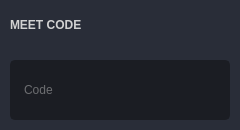
      <widget class="QFrame" name="frame_meet">
       <property name="geometry">
        <rect>
         <x>0</x>
         <y>0</y>
         <width>240</width>
         <height>130</height>
        </rect>
       </property>
       <property name="styleSheet">
        <string notr="true">background-color: rgb(41, 45, 56);
border-radius: 5px;
</string>
       </property>
       <property name="frameShape">
        <enum>QFrame::StyledPanel</enum>
       </property>
       <property name="frameShadow">
        <enum>QFrame::Raised</enum>
       </property>
       <widget class="QFrame" name="frame_code_title_bar">
        <property name="geometry">
         <rect>
          <x>0</x>
          <y>0</y>
          <width>240</width>
          <height>50</height>
         </rect>
        </property>
        <property name="styleSheet">
         <string notr="true">/* LINE EDIT */
QLineEdit {
	background-color: rgb(27, 29, 35);
	border-radius: 5px;
	border: 2px solid rgb(27, 29, 35);
	padding-left: 10px;
}
QLineEdit:hover {
	border: 2px solid rgb(64, 71, 88);
}
QLineEdit:focus {
	border: 2px solid rgb(91, 101, 124);
}

/* SCROLL BARS */
QScrollBar:horizontal {
    border: none;
    background: rgb(52, 59, 72);
    height: 14px;
    margin: 0px 21px 0 21px;
	border-radius: 0px;
}
QScrollBar::handle:horizontal {
    background: rgb(85, 170, 255);
    min-width: 25px;
	border-radius: 7px
}
QScrollBar::add-line:horizontal {
    border: none;
    background: rgb(55, 63, 77);
    width: 20px;
	border-top-right-radius: 7px;
    border-bottom-right-radius: 7px;
    subcontrol-position: right;
    subcontrol-origin: margin;
}
QScrollBar::sub-line:horizontal {
    border: none;
    background: rgb(55, 63, 77);
    width: 20px;
	border-top-left-radius: 7px;
    border-bottom-left-radius: 7px;
    subcontrol-position: left;
    subcontrol-origin: margin;
}
QScrollBar::up-arrow:horizontal, QScrollBar::down-arrow:horizontal
{
     background: none;
}
QScrollBar::add-page:horizontal, QScrollBar::sub-page:horizontal
{
     background: none;
}
 QScrollBar:vertical {
	border: none;
    background: rgb(52, 59, 72);
    width: 14px;
    margin: 21px 0 21px 0;
	border-radius: 0px;
 }
 QScrollBar::handle:vertical {	
	background: rgb(85, 170, 255);
    min-height: 25px;
	border-radius: 7px
 }
 QScrollBar::add-line:vertical {
     border: none;
    background: rgb(55, 63, 77);
     height: 20px;
	border-bottom-left-radius: 7px;
    border-bottom-right-radius: 7px;
     subcontrol-position: bottom;
     subcontrol-origin: margin;
 }
 QScrollBar::sub-line:vertical {
	border: none;
    background: rgb(55, 63, 77);
     height: 20px;
	border-top-left-radius: 7px;
    border-top-right-radius: 7px;
     subcontrol-position: top;
     subcontrol-origin: margin;
 }
 QScrollBar::up-arrow:vertical, QScrollBar::down-arrow:vertical {
     background: none;
 }

 QScrollBar::add-page:vertical, QScrollBar::sub-page:vertical {
     background: none;
 }

/* CHECKBOX */
QCheckBox::indicator {
    border: 3px solid rgb(52, 59, 72);
	width: 15px;
	height: 15px;
	border-radius: 10px;
    background: rgb(44, 49, 60);
}
QCheckBox::indicator:hover {
    border: 3px solid rgb(58, 66, 81);
}
QCheckBox::indicator:checked {
    background: 3px solid rgb(52, 59, 72);
	border: 3px solid rgb(52, 59, 72);	
	background-image: url(:/16x16/icons/16x16/cil-check-alt.png);
}

/* RADIO BUTTON */
QRadioButton::indicator {
    border: 3px solid rgb(52, 59, 72);
	width: 15px;
	height: 15px;
	border-radius: 10px;
    background: rgb(44, 49, 60);
}
QRadioButton::indicator:hover {
    border: 3px solid rgb(58, 66, 81);
}
QRadioButton::indicator:checked {
    background: 3px solid rgb(94, 106, 130);
	border: 3px solid rgb(52, 59, 72);	
}

/* COMBOBOX */
QComboBox{
	background-color: rgb(27, 29, 35);
	border-radius: 5px;
	border: 2px solid rgb(27, 29, 35);
	padding: 5px;
	padding-left: 10px;
}
QComboBox:hover{
	border: 2px solid rgb(64, 71, 88);
}
QComboBox::drop-down {
	subcontrol-origin: padding;
	subcontrol-position: top right;
	width: 25px; 
	border-left-width: 3px;
	border-left-color: rgba(39, 44, 54, 150);
	border-left-style: solid;
	border-top-right-radius: 3px;
	border-bottom-right-radius: 3px;	
	background-image: url(:/16x16/icons/16x16/cil-arrow-bottom.png);
	background-position: center;
	background-repeat: no-reperat;
 }
QComboBox QAbstractItemView {
	color: rgb(85, 170, 255);	
	background-color: rgb(27, 29, 35);
	padding: 10px;
	selection-background-color: rgb(39, 44, 54);
}

/* SLIDERS */
QSlider::groove:horizontal {
    border-radius: 9px;
    height: 18px;
	margin: 0px;
	background-color: rgb(52, 59, 72);
}
QSlider::groove:horizontal:hover {
	background-color: rgb(55, 62, 76);
}
QSlider::handle:horizontal {
    background-color: rgb(85, 170, 255);
    border: none;
    height: 18px;
    width: 18px;
    margin: 0px;
	border-radius: 9px;
}
QSlider::handle:horizontal:hover {
    background-color: rgb(105, 180, 255);
}
QSlider::handle:horizontal:pressed {
    background-color: rgb(65, 130, 195);
}

QSlider::groove:vertical {
    border-radius: 9px;
    width: 18px;
    margin: 0px;
	background-color: rgb(52, 59, 72);
}
QSlider::groove:vertical:hover {
	background-color: rgb(55, 62, 76);
}
QSlider::handle:vertical {
    background-color: rgb(85, 170, 255);
	border: none;
    height: 18px;
    width: 18px;
    margin: 0px;
	border-radius: 9px;
}
QSlider::handle:vertical:hover {
    background-color: rgb(105, 180, 255);
}
QSlider::handle:vertical:pressed {
    background-color: rgb(65, 130, 195);
}

</string>
        </property>
        <property name="frameShape">
         <enum>QFrame::StyledPanel</enum>
        </property>
        <property name="frameShadow">
         <enum>QFrame::Raised</enum>
        </property>
        <widget class="QLabel" name="label_code_title">
         <property name="geometry">
          <rect>
           <x>10</x>
           <y>10</y>
           <width>220</width>
           <height>30</height>
          </rect>
         </property>
         <property name="palette">
          <palette>
           <active>
            <colorrole role="WindowText">
             <brush brushstyle="SolidPattern">
              <color alpha="255">
               <red>210</red>
               <green>210</green>
               <blue>210</blue>
              </color>
             </brush>
            </colorrole>
            <colorrole role="Button">
             <brush brushstyle="SolidPattern">
              <color alpha="255">
               <red>41</red>
               <green>45</green>
               <blue>56</blue>
              </color>
             </brush>
            </colorrole>
            <colorrole role="Base">
             <brush brushstyle="SolidPattern">
              <color alpha="255">
               <red>41</red>
               <green>45</green>
               <blue>56</blue>
              </color>
             </brush>
            </colorrole>
            <colorrole role="Window">
             <brush brushstyle="SolidPattern">
              <color alpha="255">
               <red>41</red>
               <green>45</green>
               <blue>56</blue>
              </color>
             </brush>
            </colorrole>
           </active>
           <inactive>
            <colorrole role="WindowText">
             <brush brushstyle="SolidPattern">
              <color alpha="255">
               <red>210</red>
               <green>210</green>
               <blue>210</blue>
              </color>
             </brush>
            </colorrole>
            <colorrole role="Button">
             <brush brushstyle="SolidPattern">
              <color alpha="255">
               <red>41</red>
               <green>45</green>
               <blue>56</blue>
              </color>
             </brush>
            </colorrole>
            <colorrole role="Base">
             <brush brushstyle="SolidPattern">
              <color alpha="255">
               <red>41</red>
               <green>45</green>
               <blue>56</blue>
              </color>
             </brush>
            </colorrole>
            <colorrole role="Window">
             <brush brushstyle="SolidPattern">
              <color alpha="255">
               <red>41</red>
               <green>45</green>
               <blue>56</blue>
              </color>
             </brush>
            </colorrole>
           </inactive>
           <disabled>
            <colorrole role="WindowText">
             <brush brushstyle="SolidPattern">
              <color alpha="255">
               <red>190</red>
               <green>190</green>
               <blue>190</blue>
              </color>
             </brush>
            </colorrole>
            <colorrole role="Button">
             <brush brushstyle="SolidPattern">
              <color alpha="255">
               <red>41</red>
               <green>45</green>
               <blue>56</blue>
              </color>
             </brush>
            </colorrole>
            <colorrole role="Base">
             <brush brushstyle="SolidPattern">
              <color alpha="255">
               <red>41</red>
               <green>45</green>
               <blue>56</blue>
              </color>
             </brush>
            </colorrole>
            <colorrole role="Window">
             <brush brushstyle="SolidPattern">
              <color alpha="255">
               <red>41</red>
               <green>45</green>
               <blue>56</blue>
              </color>
             </brush>
            </colorrole>
           </disabled>
          </palette>
         </property>
         <property name="font">
          <font>
           <family>Segoe UI</family>
           <weight>75</weight>
           <bold>true</bold>
          </font>
         </property>
         <property name="text">
          <string>MEET CODE</string>
         </property>
        </widget>
       </widget>
       <widget class="QFrame" name="frame_code_input_bar">
        <property name="geometry">
         <rect>
          <x>0</x>
          <y>50</y>
          <width>240</width>
          <height>80</height>
         </rect>
        </property>
        <property name="styleSheet">
         <string notr="true">/* LINE EDIT */
QLineEdit {
	background-color: rgb(27, 29, 35);
	border-radius: 5px;
	border: 2px solid rgb(27, 29, 35);
	padding-left: 10px;
}
QLineEdit:hover {
	border: 2px solid rgb(64, 71, 88);
}
QLineEdit:focus {
	border: 2px solid rgb(91, 101, 124);
}

/* SCROLL BARS */
QScrollBar:horizontal {
    border: none;
    background: rgb(52, 59, 72);
    height: 14px;
    margin: 0px 21px 0 21px;
	border-radius: 0px;
}
QScrollBar::handle:horizontal {
    background: rgb(85, 170, 255);
    min-width: 25px;
	border-radius: 7px
}
QScrollBar::add-line:horizontal {
    border: none;
    background: rgb(55, 63, 77);
    width: 20px;
	border-top-right-radius: 7px;
    border-bottom-right-radius: 7px;
    subcontrol-position: right;
    subcontrol-origin: margin;
}
QScrollBar::sub-line:horizontal {
    border: none;
    background: rgb(55, 63, 77);
    width: 20px;
	border-top-left-radius: 7px;
    border-bottom-left-radius: 7px;
    subcontrol-position: left;
    subcontrol-origin: margin;
}
QScrollBar::up-arrow:horizontal, QScrollBar::down-arrow:horizontal
{
     background: none;
}
QScrollBar::add-page:horizontal, QScrollBar::sub-page:horizontal
{
     background: none;
}
 QScrollBar:vertical {
	border: none;
    background: rgb(52, 59, 72);
    width: 14px;
    margin: 21px 0 21px 0;
	border-radius: 0px;
 }
 QScrollBar::handle:vertical {	
	background: rgb(85, 170, 255);
    min-height: 25px;
	border-radius: 7px
 }
 QScrollBar::add-line:vertical {
     border: none;
    background: rgb(55, 63, 77);
     height: 20px;
	border-bottom-left-radius: 7px;
    border-bottom-right-radius: 7px;
     subcontrol-position: bottom;
     subcontrol-origin: margin;
 }
 QScrollBar::sub-line:vertical {
	border: none;
    background: rgb(55, 63, 77);
     height: 20px;
	border-top-left-radius: 7px;
    border-top-right-radius: 7px;
     subcontrol-position: top;
     subcontrol-origin: margin;
 }
 QScrollBar::up-arrow:vertical, QScrollBar::down-arrow:vertical {
     background: none;
 }

 QScrollBar::add-page:vertical, QScrollBar::sub-page:vertical {
     background: none;
 }

/* CHECKBOX */
QCheckBox::indicator {
    border: 3px solid rgb(52, 59, 72);
	width: 15px;
	height: 15px;
	border-radius: 10px;
    background: rgb(44, 49, 60);
}
QCheckBox::indicator:hover {
    border: 3px solid rgb(58, 66, 81);
}
QCheckBox::indicator:checked {
    background: 3px solid rgb(52, 59, 72);
	border: 3px solid rgb(52, 59, 72);	
	background-image: url(:/16x16/icons/16x16/cil-check-alt.png);
}

/* RADIO BUTTON */
QRadioButton::indicator {
    border: 3px solid rgb(52, 59, 72);
	width: 15px;
	height: 15px;
	border-radius: 10px;
    background: rgb(44, 49, 60);
}
QRadioButton::indicator:hover {
    border: 3px solid rgb(58, 66, 81);
}
QRadioButton::indicator:checked {
    background: 3px solid rgb(94, 106, 130);
	border: 3px solid rgb(52, 59, 72);	
}

/* COMBOBOX */
QComboBox{
	background-color: rgb(27, 29, 35);
	border-radius: 5px;
	border: 2px solid rgb(27, 29, 35);
	padding: 5px;
	padding-left: 10px;
}
QComboBox:hover{
	border: 2px solid rgb(64, 71, 88);
}
QComboBox::drop-down {
	subcontrol-origin: padding;
	subcontrol-position: top right;
	width: 25px; 
	border-left-width: 3px;
	border-left-color: rgba(39, 44, 54, 150);
	border-left-style: solid;
	border-top-right-radius: 3px;
	border-bottom-right-radius: 3px;	
	background-image: url(:/16x16/icons/16x16/cil-arrow-bottom.png);
	background-position: center;
	background-repeat: no-reperat;
 }
QComboBox QAbstractItemView {
	color: rgb(85, 170, 255);	
	background-color: rgb(27, 29, 35);
	padding: 10px;
	selection-background-color: rgb(39, 44, 54);
}

/* SLIDERS */
QSlider::groove:horizontal {
    border-radius: 9px;
    height: 18px;
	margin: 0px;
	background-color: rgb(52, 59, 72);
}
QSlider::groove:horizontal:hover {
	background-color: rgb(55, 62, 76);
}
QSlider::handle:horizontal {
    background-color: rgb(85, 170, 255);
    border: none;
    height: 18px;
    width: 18px;
    margin: 0px;
	border-radius: 9px;
}
QSlider::handle:horizontal:hover {
    background-color: rgb(105, 180, 255);
}
QSlider::handle:horizontal:pressed {
    background-color: rgb(65, 130, 195);
}

QSlider::groove:vertical {
    border-radius: 9px;
    width: 18px;
    margin: 0px;
	background-color: rgb(52, 59, 72);
}
QSlider::groove:vertical:hover {
	background-color: rgb(55, 62, 76);
}
QSlider::handle:vertical {
    background-color: rgb(85, 170, 255);
	border: none;
    height: 18px;
    width: 18px;
    margin: 0px;
	border-radius: 9px;
}
QSlider::handle:vertical:hover {
    background-color: rgb(105, 180, 255);
}
QSlider::handle:vertical:pressed {
    background-color: rgb(65, 130, 195);
}

</string>
        </property>
        <property name="frameShape">
         <enum>QFrame::StyledPanel</enum>
        </property>
        <property name="frameShadow">
         <enum>QFrame::Sunken</enum>
        </property>
        <widget class="QLineEdit" name="input_code">
         <property name="geometry">
          <rect>
           <x>10</x>
           <y>10</y>
           <width>220</width>
           <height>60</height>
          </rect>
         </property>
         <property name="palette">
          <palette>
           <active>
            <colorrole role="WindowText">
             <brush brushstyle="SolidPattern">
              <color alpha="255">
               <red>190</red>
               <green>190</green>
               <blue>190</blue>
              </color>
             </brush>
            </colorrole>
            <colorrole role="Button">
             <brush brushstyle="SolidPattern">
              <color alpha="255">
               <red>27</red>
               <green>29</green>
               <blue>35</blue>
              </color>
             </brush>
            </colorrole>
            <colorrole role="Text">
             <brush brushstyle="SolidPattern">
              <color alpha="255">
               <red>190</red>
               <green>190</green>
               <blue>190</blue>
              </color>
             </brush>
            </colorrole>
            <colorrole role="Base">
             <brush brushstyle="SolidPattern">
              <color alpha="255">
               <red>27</red>
               <green>29</green>
               <blue>35</blue>
              </color>
             </brush>
            </colorrole>
            <colorrole role="Window">
             <brush brushstyle="SolidPattern">
              <color alpha="255">
               <red>27</red>
               <green>29</green>
               <blue>35</blue>
              </color>
             </brush>
            </colorrole>
            <colorrole role="PlaceholderText">
             <brush brushstyle="SolidPattern">
              <color alpha="128">
               <red>190</red>
               <green>190</green>
               <blue>190</blue>
              </color>
             </brush>
            </colorrole>
           </active>
           <inactive>
            <colorrole role="WindowText">
             <brush brushstyle="SolidPattern">
              <color alpha="255">
               <red>190</red>
               <green>190</green>
               <blue>190</blue>
              </color>
             </brush>
            </colorrole>
            <colorrole role="Button">
             <brush brushstyle="SolidPattern">
              <color alpha="255">
               <red>27</red>
               <green>29</green>
               <blue>35</blue>
              </color>
             </brush>
            </colorrole>
            <colorrole role="Text">
             <brush brushstyle="SolidPattern">
              <color alpha="255">
               <red>190</red>
               <green>190</green>
               <blue>190</blue>
              </color>
             </brush>
            </colorrole>
            <colorrole role="Base">
             <brush brushstyle="SolidPattern">
              <color alpha="255">
               <red>27</red>
               <green>29</green>
               <blue>35</blue>
              </color>
             </brush>
            </colorrole>
            <colorrole role="Window">
             <brush brushstyle="SolidPattern">
              <color alpha="255">
               <red>27</red>
               <green>29</green>
               <blue>35</blue>
              </color>
             </brush>
            </colorrole>
            <colorrole role="PlaceholderText">
             <brush brushstyle="SolidPattern">
              <color alpha="128">
               <red>190</red>
               <green>190</green>
               <blue>190</blue>
              </color>
             </brush>
            </colorrole>
           </inactive>
           <disabled>
            <colorrole role="WindowText">
             <brush brushstyle="SolidPattern">
              <color alpha="255">
               <red>203</red>
               <green>203</green>
               <blue>203</blue>
              </color>
             </brush>
            </colorrole>
            <colorrole role="Button">
             <brush brushstyle="SolidPattern">
              <color alpha="255">
               <red>27</red>
               <green>29</green>
               <blue>35</blue>
              </color>
             </brush>
            </colorrole>
            <colorrole role="Text">
             <brush brushstyle="SolidPattern">
              <color alpha="255">
               <red>98</red>
               <green>103</green>
               <blue>111</blue>
              </color>
             </brush>
            </colorrole>
            <colorrole role="Base">
             <brush brushstyle="SolidPattern">
              <color alpha="255">
               <red>27</red>
               <green>29</green>
               <blue>35</blue>
              </color>
             </brush>
            </colorrole>
            <colorrole role="Window">
             <brush brushstyle="SolidPattern">
              <color alpha="255">
               <red>27</red>
               <green>29</green>
               <blue>35</blue>
              </color>
             </brush>
            </colorrole>
            <colorrole role="PlaceholderText">
             <brush brushstyle="SolidPattern">
              <color alpha="128">
               <red>0</red>
               <green>0</green>
               <blue>0</blue>
              </color>
             </brush>
            </colorrole>
           </disabled>
          </palette>
         </property>
         <property name="styleSheet">
          <string notr="true">QLineEdit {
	background-color: rgb(27, 29, 35);
	border-radius: 5px;
	border: 2px solid rgb(27, 29, 35);
	padding-left: 10px;
}
QLineEdit:hover {
	border: 2px solid rgb(64, 71, 88);
}
QLineEdit:focus {
	border: 2px solid rgb(91, 101, 124);
}</string>
         </property>
         <property name="placeholderText">
          <string>Code</string>
         </property>
        </widget>
       </widget>
      </widget>
